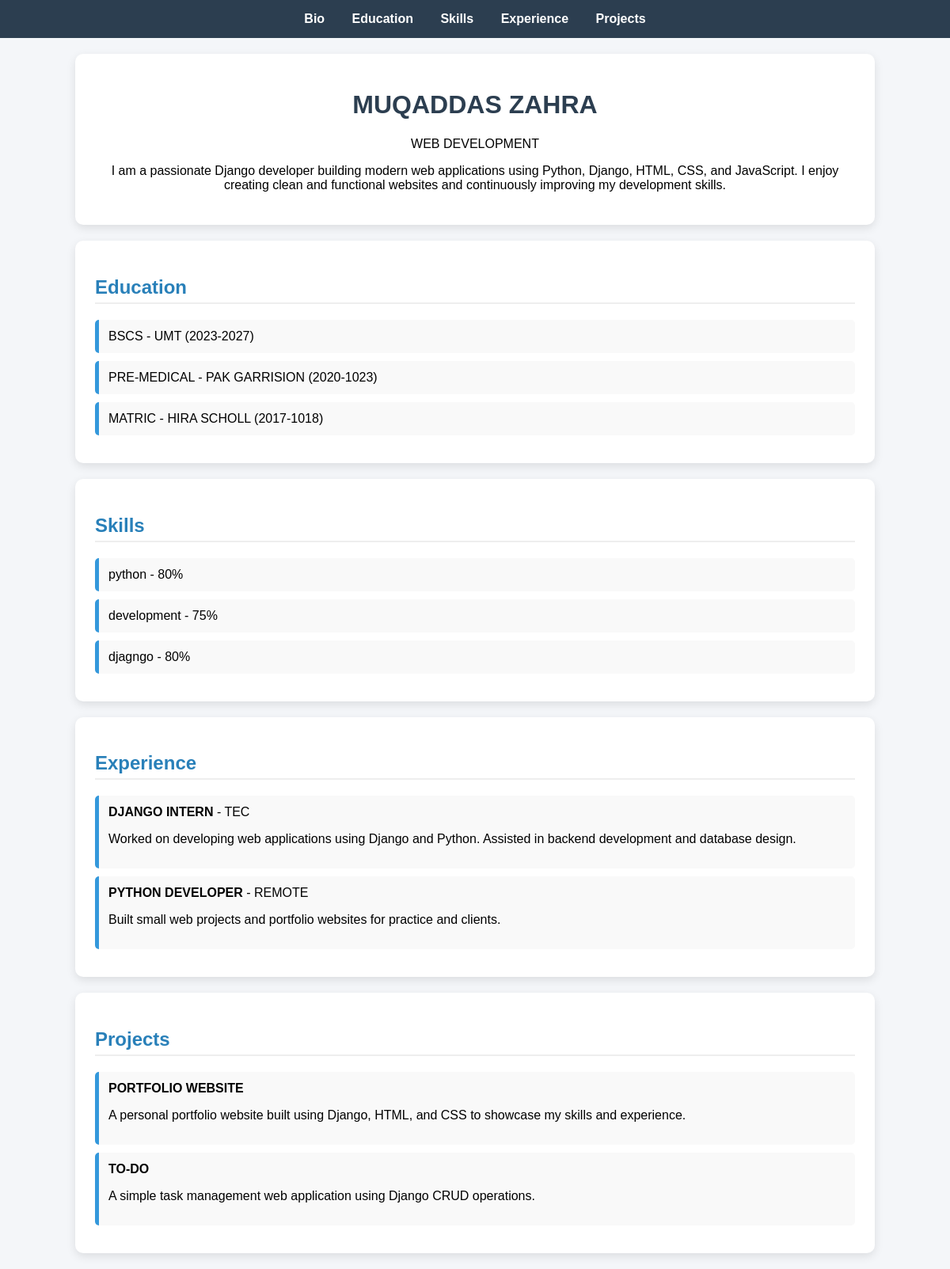
The page / on the database its author committed.
### bio/models.py (models this page shows, shortened)
class Bio(models.Model):
    name = models.CharField(max_length=100)
    job_title = models.CharField(max_length=100)
    description = models.TextField()
    profile_picture = models.ImageField(upload_to='profile/')

### education/models.py (models this page shows, shortened)
class Education(models.Model):
    degree = models.CharField(max_length=100)
    institute = models.CharField(max_length=150)
    year = models.CharField(max_length=20)

### skills/models.py (models this page shows, shortened)
class Skill(models.Model):
    skill_name = models.CharField(max_length=100)
    level = models.IntegerField(default=80)

### experience/models.py (models this page shows, shortened)
class Experience(models.Model):
    title = models.CharField(max_length=100)
    company = models.CharField(max_length=150)
    duration = models.CharField(max_length=50)
    details = models.TextField()

### projects/models.py (models this page shows, shortened)
class Project(models.Model):
    title = models.CharField(max_length=100)
    description = models.TextField()
    github_link = models.URLField()

### portfolio/views.py (the view)
# urls.py: 2. Add a URL to urlpatterns:  path('', views.home, name='home')
def home(request):
    bio = Bio.objects.first()
    education = Education.objects.all()
    skills = Skill.objects.all()
    experience = Experience.objects.all()
    projects = Project.objects.all()
    return render(request, 'home.html', {
        'bio': bio,
        'education': education,
        'skills': skills,
        'experience': experience,
        'projects': projects,
    })

### templates/home.html (shortened to what this page needs)
<!DOCTYPE html>
<html>
<head>
</head>
<body>
<div class="navbar">
    <a href="#bio">Bio</a>
    <a href="#education">Education</a>
    <a href="#skills">Skills</a>
    <a href="#experience">Experience</a>
    <a href="#projects">Projects</a>
</div>
<div class="section bio" id="bio">
    <h1>{{ bio.name|default:"Your Name" }}</h1>
    <p>{{ bio.job_title|default:"Web Developer" }}</p>
    <p>{{ bio.description|default:"Add your bio here" }}</p>
</div>
<div class="section" id="education">
    <h2>Education</h2>
    {% for e in education %}
        <div class="card">
            {{ e.degree }} - {{ e.institute }} ({{ e.year }})
        </div>
    {% endfor %}
</div>
<div class="section" id="skills">
    <h2>Skills</h2>
    {% for s in skills %}
        <div class="card">
            {{ s.skill_name }} - {{ s.level }}%
        </div>
    {% endfor %}
</div>
<div class="section" id="experience">
    <h2>Experience</h2>
    {% for ex in experience %}
        <div class="card">
            <b>{{ ex.title }}</b> - {{ ex.company }}
            <p>{{ ex.details }}</p>
        </div>
    {% endfor %}
</div>
<div class="section" id="projects">
    <h2>Projects</h2>
    {% for p in projects %}
        <div class="card">
            <b>{{ p.title }}</b>
            <p>{{ p.description }}</p>
        </div>
    {% endfor %}
</div>
</body>
</html>

### templates/home.html (style rules this page uses)
body { font-family: Arial; margin: 0; background: #f4f6f9; }
.navbar { background: #2c3e50; padding: 15px; text-align: center; position: sticky; top: 0; }
.navbar a { color: white; margin: 0 15px; text-decoration: none; font-weight: bold; }
.section { background: white; margin: 20px auto; width: 80%; padding: 25px; border-radius: 10px; box-shadow: 0 4px 12px rgba(0,0,0,0.1); }
h1 { text-align: center; color: #2c3e50; }
h2 { color: #2980b9; border-bottom: 2px solid #eee; padding-bottom: 5px; }
.card { background: #f9f9f9; padding: 12px; margin: 10px 0; border-left: 5px solid #3498db; border-radius: 5px; }
.bio { text-align: center; }
html { scroll-behavior: smooth; }

### rows shown on the page
Bio: name "MUQADDAS ZAHRA", job_title "WEB DEVELOPMENT", description "I am a passionate Django developer building modern web applications using Python, Django, HTML, CSS, and JavaScript. I enjoy creating clean and functional websites and continuously improving my development skills."
Education: degree "BSCS", institute "UMT", year "2023-2027"
Education: degree "PRE-MEDICAL", institute "PAK GARRISION", year "2020-1023"
Education: degree "MATRIC", institute "HIRA SCHOLL", year "2017-1018"
Skill: skill_name "python", level "80"
Skill: skill_name "development", level "75"
Skill: skill_name "djagngo", level "80"
Experience: title "DJANGO INTERN", company "TEC", details "Worked on developing web applications using Django and Python. Assisted in backend development and database design."
Experience: title "PYTHON DEVELOPER", company "REMOTE", details "Built small web projects and portfolio websites for practice and clients."
Project: title "PORTFOLIO WEBSITE", description "A personal portfolio website built using Django, HTML, and CSS to showcase my skills and experience."
Project: title "TO-DO", description "A simple task management web application using Django CRUD operations."
